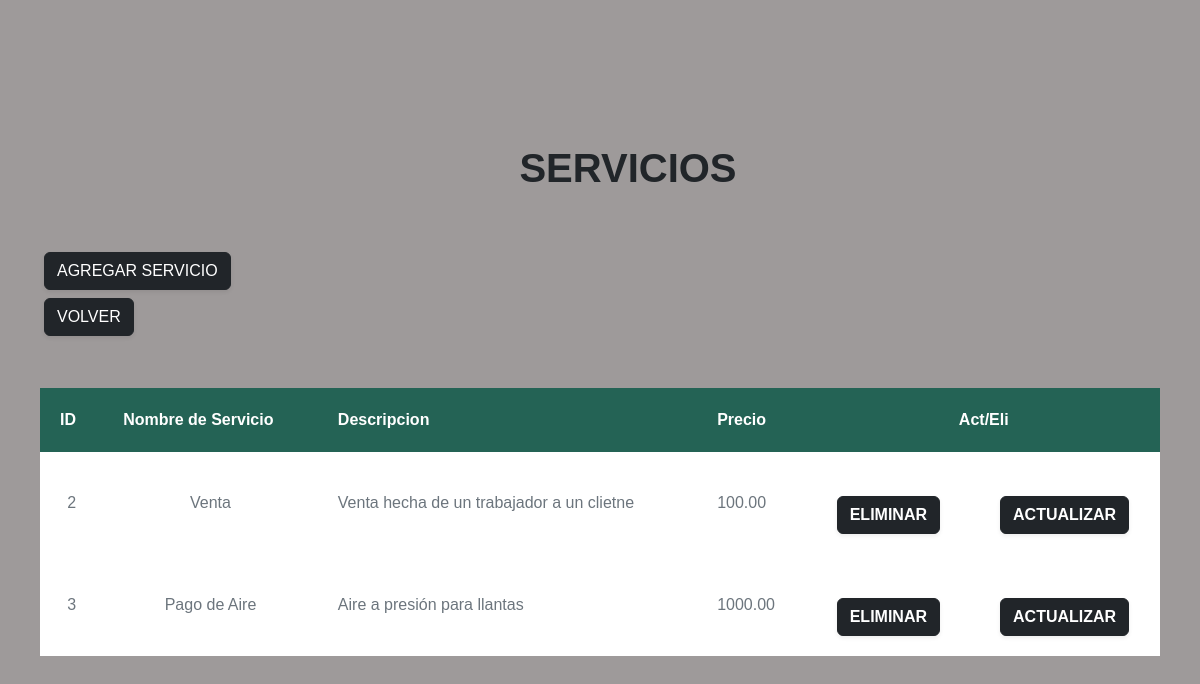
Screenshot of /vista/admin/listas/servicio.php (signed in) with the database file from the repository.
### tables this page shows
CREATE TABLE `servicio` (
  `id_servicio` int(11) NOT NULL,
  `servicio` varchar(20) NOT NULL,
  `precio` decimal(9,2) NOT NULL,
  `descripcion` varchar(100) NOT NULL
);

### vista/admin/listas/servicio.php (the view, shortened to what this page needs)
<?php
$db = new Database();
$con=$db->conectar();
?>
<?php
    $sql=$con->prepare("SELECT * FROM servicio ");
    $sql->execute();
?>
<!DOCTYPE html>
<html lang="en">
<head>
    <link rel="stylesheet" href="../../../css/tabla.css">
    <link href="https://cdn.jsdelivr.net/npm/bootstrap@5.2.0/dist/css/bootstrap.min.css" rel="stylesheet" />
</head>
<body class=" d-flex justify-content-center align-items-center vh-100" style="background-color: #9e9a9a;">
    <div class="main-container rounded-5 text-secondary" style="width: 70rem">
        <H2 class="text-center text-dark fs-1 fw-bold" style="margin-right: 25%;"> SERVICIOS</H2>
        <br>
        <br>
        <div>
            <form method="get" action="agregar_serv.php">
                <button type="submit" class="btn btn-dark m-1 shadow-sm" name="actubo" >AGREGAR SERVICIO</button>
            </form>
            <form action="../index.php">
                <div ><button type="submit" class="btn btn-dark m-1 shadow-sm" >VOLVER</button></div>
            </form>
        </div>
        <br>
        <br>
        <table>
            <tr>
                <thead>
                    <th>ID</th>
                    <th>Nombre de Servicio</th>
                    <th>Descripcion</th>
                    <th>Precio</th>
                    <th colspan="2" style="text-align: center;">Act/Eli</th>
                </thead>
            </tr>
            <?php
            foreach ($sql as $user){
            ?>
            <tr>
                <tbody>
                    <td style="text-align: center;"><?=$user ["id_servicio"] ?></td>
                    <td style="text-align: center;"><?=$user["servicio"]?></td>
                    <td><?=$user["descripcion"]?></td>
                    <td><?=$user["precio"]?></td>
                    <td style="text-align: center;">
                        <form method="get" action="eliminarserv.php">
                            <button type="submit" class="btn btn-dark text-white w-60 mt-4 fw-semibold shadow-sm"  onclick="return confirm ('¿Desea eliminar este producto?');">ELIMINAR</button>
                        </form>
                    </td>
                    <td style="text-align: center;">
                        <form method="get" action="edit_ser.php">
                            <button type="submit" class="btn btn-dark text-white w-60 mt-4 fw-semibold shadow-sm"  name = "actubo" >ACTUALIZAR</button>
                        </form>
                    </td>
                </tbody>
            </tr>
        <?php
            }
        ?>
        </table>
    </div>
</body>
</html>

### css/tabla.css (style rules this page uses)
* { margin: 0; padding: 0; font-family: Verdana, Geneva, Tahoma, sans-serif; }
body { font-family: Arial; }
h2 { margin-left: 30%; margin-bottom: 10%; }
.main-container { margin: 150px auto; width: 600px; }
table { background-color: white; text-align: left; border-collapse: collapse; width: 100%; }
th, td { padding: 20px; }
thead { background-color: #246355; border-bottom: solid 5px #0F362D; color: white; }

### rows the page displays
servicio: id_servicio "2", servicio "Venta", descripcion "Venta hecha de un trabajador a un clietne", precio "100.00"
servicio: id_servicio "3", servicio "Pago de Aire", descripcion "Aire a presión para llantas", precio "1000.00"
